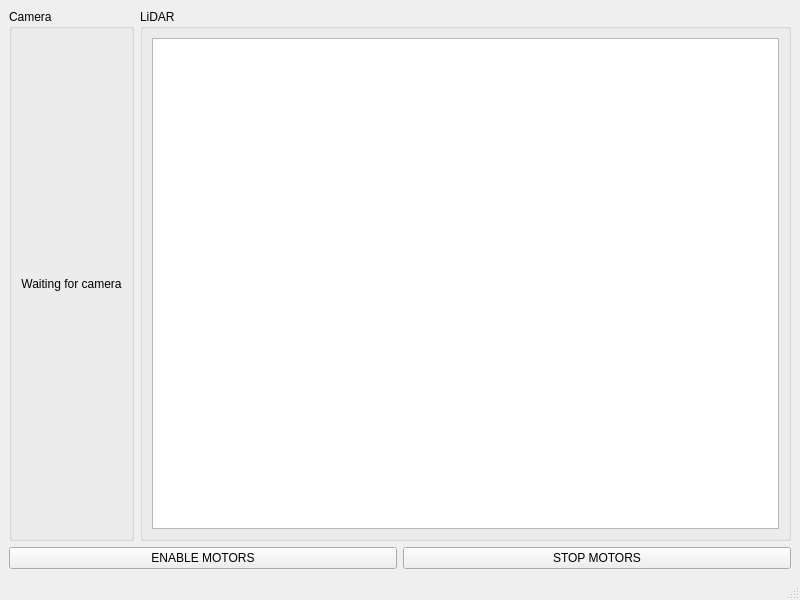
<?xml version="1.0" encoding="UTF-8"?>
<ui version="4.0">
 <class>MainWindow</class>
 <widget class="QMainWindow" name="MainWindow">
  <property name="geometry">
   <rect>
    <x>0</x>
    <y>0</y>
    <width>800</width>
    <height>600</height>
   </rect>
  </property>
  <property name="windowTitle">
   <string>MainWindow</string>
  </property>
  <widget class="QWidget" name="centralwidget">
   <layout class="QVBoxLayout" name="verticalLayout_3" stretch="1,0">
    <item>
     <layout class="QHBoxLayout" name="horizontalLayout">
      <item>
       <widget class="QGroupBox" name="cameraGroup">
        <property name="title">
         <string>Camera</string>
        </property>
        <layout class="QVBoxLayout" name="verticalLayout">
         <item>
          <widget class="QLabel" name="cameraImage">
           <property name="text">
            <string>Waiting for camera</string>
           </property>
           <property name="alignment">
            <set>Qt::AlignCenter</set>
           </property>
          </widget>
         </item>
        </layout>
       </widget>
      </item>
      <item>
       <widget class="QGroupBox" name="lidarGroup">
        <property name="title">
         <string>LiDAR</string>
        </property>
        <layout class="QVBoxLayout" name="verticalLayout_2">
         <item>
          <widget class="QGraphicsView" name="lidarView"/>
         </item>
        </layout>
       </widget>
      </item>
     </layout>
    </item>
    <item>
     <layout class="QHBoxLayout" name="horizontalLayout_2">
      <item>
       <widget class="QPushButton" name="enableMotorsButton">
        <property name="text">
         <string>ENABLE MOTORS</string>
        </property>
       </widget>
      </item>
      <item>
       <widget class="QPushButton" name="stopMotorsButton">
        <property name="text">
         <string>STOP MOTORS</string>
        </property>
       </widget>
      </item>
     </layout>
    </item>
   </layout>
  </widget>
  <widget class="QMenuBar" name="menubar">
   <property name="geometry">
    <rect>
     <x>0</x>
     <y>0</y>
     <width>800</width>
     <height>20</height>
    </rect>
   </property>
  </widget>
  <widget class="QStatusBar" name="statusbar"/>
 </widget>
 <resources/>
 <connections/>
</ui>
